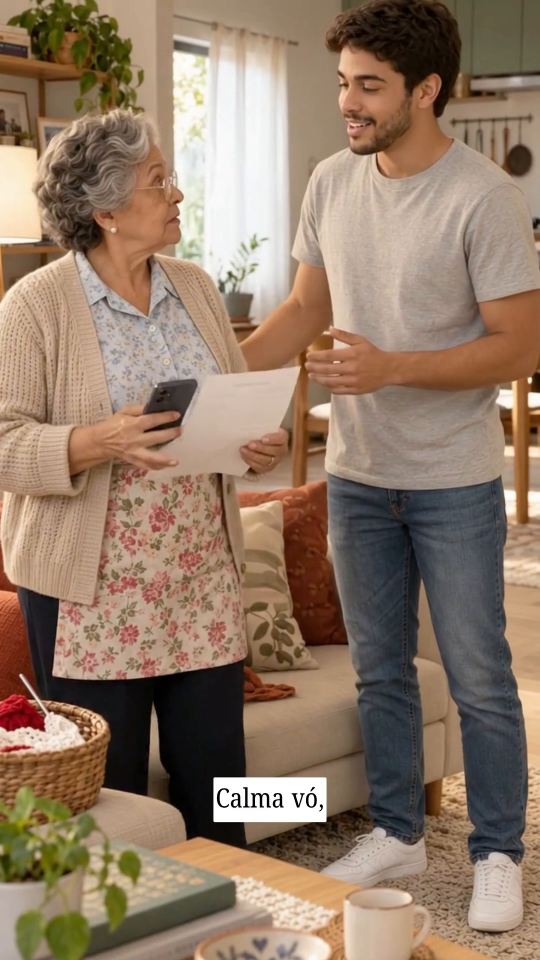
#> input picture saida/quadros/v2_00-08.png, 1080 x 1920 px, given in place of 0556.png, which was not available (shown at 1/2 size)
$ python estadio-rastrear-tela.py ../saida/quadros/v2_00-08.png
#> lines starting #> are read from the running program, lines starting #| are printed output that depends on the picture
"""Rastreia o contorno externo do celular na 2ª cena da câmera (quadros 556–748 do vídeo do estádio).
Cada lado é medido por varreduras perpendiculares (de fora para dentro até a carcaça escura), só nos trechos
que ficam à vista (a base e a lateral direita ficam em parte sob os dedos); retas robustas -> cantos.
Partida: cantos medidos à mão no quadro 556. Suavização temporal no fim.
Saída: src/estadio/celular-cantos.json {quadro: [[x,y] sup-esq, sup-dir, inf-dir, inf-esq]}
Uso: python scripts/estadio-rastrear-tela.py <pasta com 0556.png ... 0748.png>"""
import json, sys
import cv2, numpy as np

D = sys.argv[1]
A, B = 556, 748
Q0 = np.array([[695, 730], [932, 760], [838, 1280], [617, 1250]], float)
# trechos visíveis de cada lado (lado i: canto i -> i+1) e se o lado está em parte coberto
TRECHOS = [(0.15, 0.85), (0.08, 0.42), (0.62, 0.90), (0.40, 0.92)]
ESCURO = 70
MOLDURA = 0.045  # moldura lateral (borda externa -> tela), fração da largura do aparelho

def reta(p):
    m = np.ones(len(p), bool)
    for _ in range(8):
        c = p[m].mean(0); _, _, vt = np.linalg.svd(p[m] - c); nrm = vt[1]; d = nrm @ c
        r = np.abs(p @ nrm - d); lim = max(1.2, np.percentile(r[m], 50) * 2.5); m = r < lim
    return nrm, d, m.mean()

def mede(v, q):
    """v: canal de brilho; q: quadrilátero previsto. Devolve as 4 retas medidas (ou None)."""
    c = q.mean(0); res = []
    for i in range(4):
        a, b = q[i], q[(i + 1) % 4]; L = np.linalg.norm(b - a); u = (b - a) / L
        out = np.array([u[1], -u[0]])
        if out @ (a - c) < 0: out = -out
        t0, t1 = TRECHOS[i]; pts = []
        for t in np.linspace(t0, t1, 60):
            p = a + (b - a) * t
            # varre de 0,10·L fora até 0,10·L dentro (de fora para dentro)
            s = np.arange(-0.10 * L - 8, 0.10 * L + 8, 0.5)[::-1]
            xy = p[None] + out[None] * s[:, None]
            xi = np.clip(xy[:, 0].round().astype(int), 0, v.shape[1] - 1); yi = np.clip(xy[:, 1].round().astype(int), 0, v.shape[0] - 1)
            val = v[yi, xi]
            esc = val < ESCURO
            if i == 1:
                # lateral direita: atrás dela há torcida escura; mede de dentro (visor claro) para fora a borda
                # da tela (primeiro trecho escuro = moldura); a borda externa vem depois, somando a moldura
                e = esc[::-1]; xs = xy[::-1]
                ini = np.where(np.convolve(e.astype(int), np.ones(4, int), "full")[3:] >= 4)[0]
                if len(ini) and ini[0] > 0: pts.append(xs[ini[0]])
                continue
            # primeiro ponto (de fora para dentro) que começa um trecho escuro de pelo menos 6 px
            run = np.convolve(esc.astype(int), np.ones(12, int), "full")[11:]
            k = np.where(run >= 12)[0]
            if len(k): pts.append(xy[k[0]])
        if len(pts) < 15: res.append(None); continue
        nrm, d, frac = reta(np.array(pts))
        res.append((nrm, d) if frac > 0.45 else None)
    return res

def cruza(l1, l2): return np.linalg.solve(np.array([l1[0], l2[0]]), np.array([l1[1], l2[1]]))

def linha_de(q, i):
    a, b = q[i], q[(i + 1) % 4]; u = (b - a) / np.linalg.norm(b - a); nrm = np.array([-u[1], u[0]]); return nrm, nrm @ a

q = Q0.copy(); res = {}; perdas = 0
prevg = None
for n in range(A, B + 1):
    im = cv2.imread(f"{D}/{n:04d}.png"); g = cv2.cvtColor(im, cv2.COLOR_BGR2GRAY)
#> further down, im is the input picture: shape (1920, 1080, 3); mean B, G, R 103, 122.3, 145.4
#> after `g = cv2.cvtColor(im, cv2.COLOR_BGR2GRAY)`:
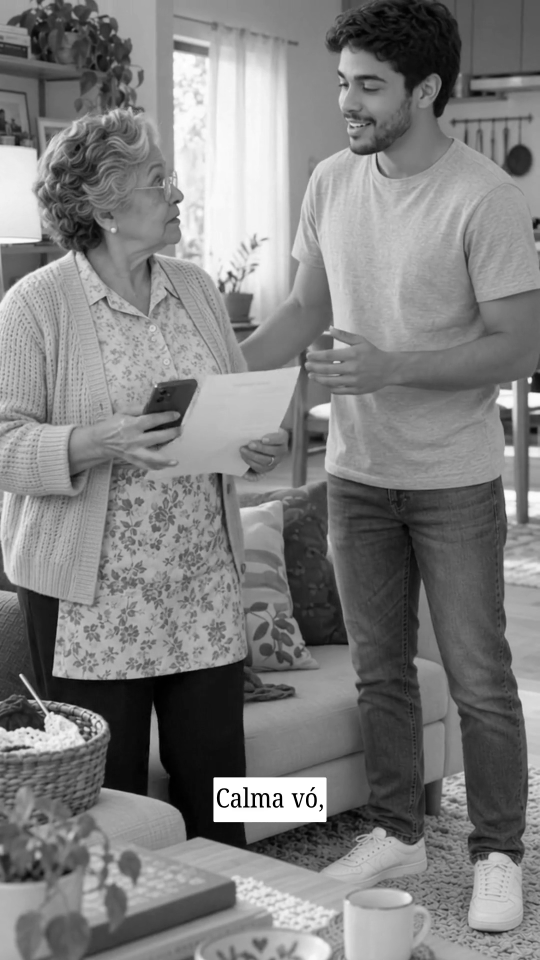
#> g: shape (1920, 1080) (shown at 1/2 size); min 0, max 255, mean 127
    v = cv2.cvtColor(im, cv2.COLOR_BGR2HSV)[..., 2]
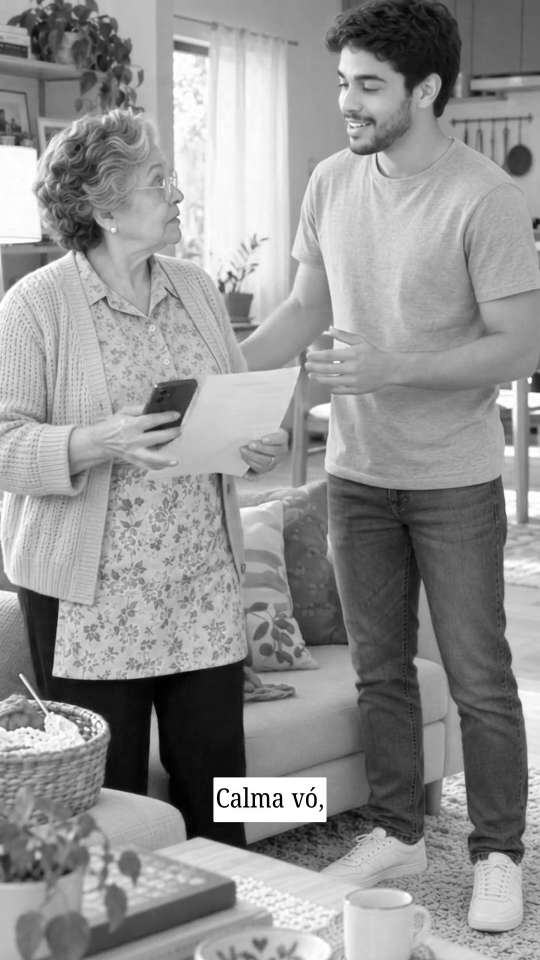
#> v: shape (1920, 1080) (shown at 1/2 size); min 0, max 255, mean 146.5
    if prevg is not None:  # previsão pelo movimento médio (fluxo óptico da região do aparelho)
        pts = q[None].astype(np.float32)
        nq, st, _ = cv2.calcOpticalFlowPyrLK(prevg, g, pts, None, winSize=(41, 41), maxLevel=4)
        if st.all(): q = nq[0].astype(float)
    for _ in range(2):
        ls = mede(v, q)
        if ls[1] is not None:  # borda da tela -> borda externa: desloca para fora pela espessura da moldura
            nrm, d = ls[1]; cq = q.mean(0)
            if nrm @ cq > d: nrm, d = -nrm, -d  # normal apontando para fora
            ls[1] = (nrm, d + MOLDURA * np.linalg.norm(q[1] - q[0]))
        lin = [ls[i] if ls[i] is not None else linha_de(q, i) for i in range(4)]
        perdas += sum(l is None for l in ls)
        q = np.array([cruza(lin[3], lin[0]), cruza(lin[0], lin[1]), cruza(lin[1], lin[2]), cruza(lin[2], lin[3])])
#> this loop made 2 passes
#> (perdas, q) on pass 1: (2, [[552.9, 712], [932, 760], [833.4, 1305.5], [827.5, 1304.9]])
#> (c in mede, perdas) on pass 2: ([786.4, 1020.6], 4)
#> after the loop, perdas = 4
    res[n] = q.copy(); prevg = g
#> pass 2 of the loop `for n in range(A, B + 1):`:
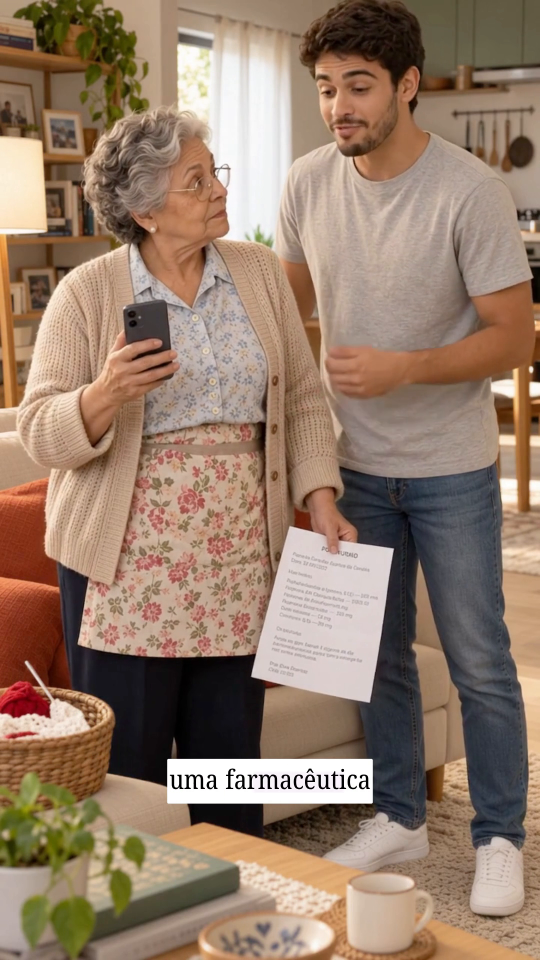
#> input picture saida/quadros/v2_00-12.png, 1080 x 1920 px, given in place of 0557.png, which was not available (shown at 1/2 size)
#> im is the input picture: shape (1920, 1080, 3); mean B, G, R 106, 124.4, 148.8
#> `g = cv2.cvtColor(im, cv2.COLOR_BGR2GRAY)`:
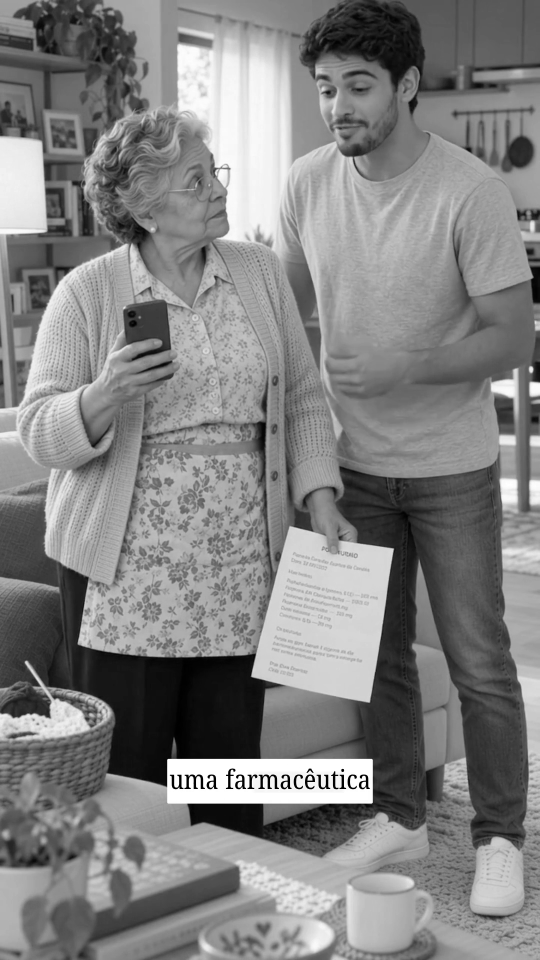
#> g: shape (1920, 1080) (shown at 1/2 size); min 0, max 255, mean 129.6
#> `v = cv2.cvtColor(im, cv2.COLOR_BGR2HSV)[..., 2]`:
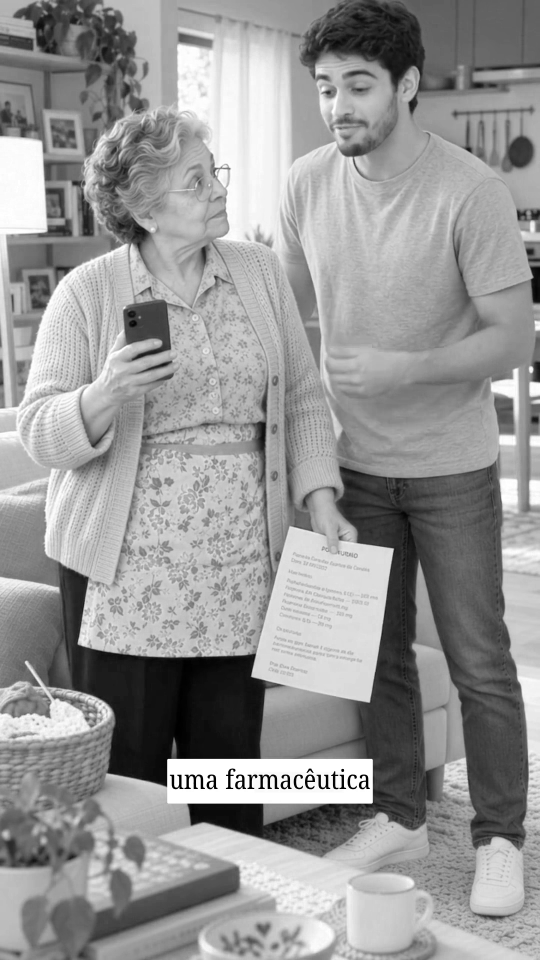
#> v: shape (1920, 1080) (shown at 1/2 size); min 0, max 255, mean 149.7
#> pts = [[582.1, 715.7], [932, 760], [833.6, 1304.3], [813.2, 1331.9]]
#> nq = [[583, 621.8], [924.7, 746.7], [830.5, 1276.4], [810.7, 1303]]; st = [1, 1, 1, 1]
#> `if st.all(): q = nq[0].astype(float)`: q has the same summary as nq
#> the loop `for _ in range(2):` made 2 passes
#> (c in mede, perdas) on passes 1 to 2: ([787.2, 986.9], 6), ([778.9, 906.8], 9)
#> after the loop `for _ in range(2):`: perdas = 9
#> (the run stopped early here; a loop or call above may not have finished)
